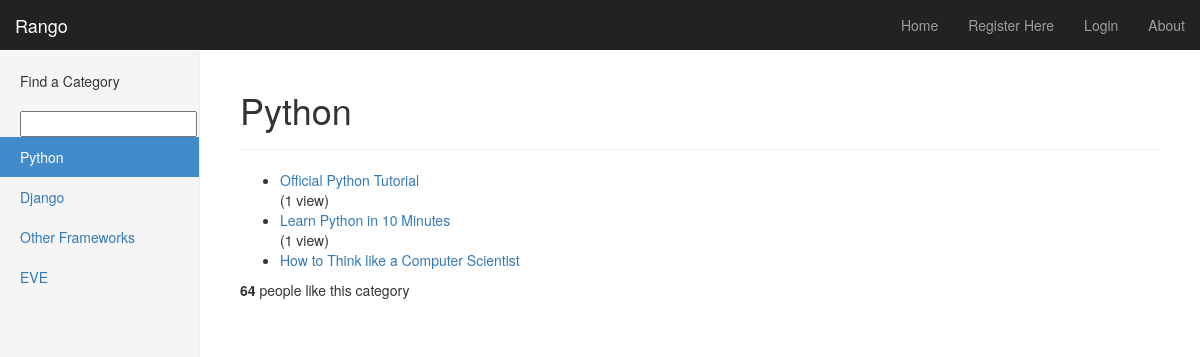
/rango/category/python/, run on an earlier commit of the app's database.
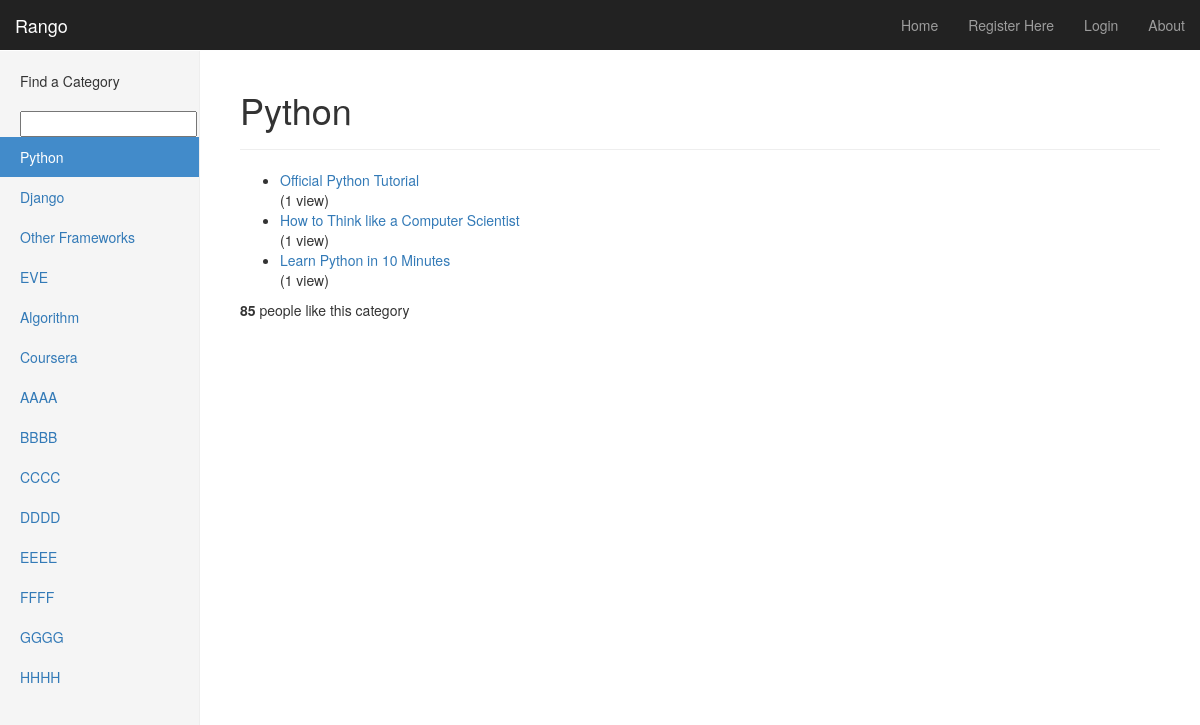
And on a later commit of the database.
### rango/models.py (models this page shows, shortened)
class Category(models.Model):
    name = models.CharField(max_length=128, unique=True)
    views = models.IntegerField(default=0)
    likes = models.IntegerField(default=0)
    slug = models.SlugField()

class Page(models.Model):
    category = models.ForeignKey(Category)
    title = models.CharField(max_length=128)
    url = models.URLField()
    views = models.IntegerField(default=0)

### rango/views.py (the view)
# urls.py: url(r'^category/(?P<category_name_slug>[\w\-]+)/add_page/$', views.add_page, name='add_page'),
def category(request, category_name_slug):
    context_dict = {}
    try:
        category = Category.objects.get(slug=category_name_slug)
        context_dict['category_name'] = category.name
        pages = Page.objects.filter(category=category).order_by('-views')
        context_dict['pages'] = pages
        context_dict['category'] = category
        context_dict['category_name_slug'] = category_name_slug
    except Category.DoesNotExist:
        pass
    return render(request, 'rango/category.html', context_dict)

### rango/templatetags/rango_extras.py (called while the page is built)
@register.inclusion_tag('rango/cats.html')
def get_category_list(cat=None):
    return {'cats': Category.objects.all(), 'act_cat': cat}

### templates/rango/category.html (shortened to what this page needs)
{% extends 'rango/base.html' %}
{% load staticfiles %}
{% block body_block %}
    <div class="page-header">
    <h1>{{ category_name }}</h1>
    </div>
    <div>
    {% if category %}
        {% if pages %}
        <ul>
                {% for page in pages %}
                <li><a href="{% url 'goto' %}?page_id={{page.id}}">{{ page.title }}</a></li>
                 {% if page.views > 1 %}
                 ({{ page.views }} views)
                 {% elif page.views == 1 %}
                 ({{ page.views }} view)
                 {% endif %}
                {% endfor %}
                </ul>
        {% else %}
                <strong>No pages currently in category.</strong>
                {% endif %}
        {% else %}
                 The specified category {{ category_name }} does not exist!
    {% endif %}
    <p>
    <strong id="like_count">{{ category.likes }}</strong> people like this category
    </p>
    </div>
{% endblock %}

### templates/rango/base.html (shortened to what this page needs)
<!DOCTYPE html>
{% load staticfiles %}
{% load rango_extras %}
<html lang="en">
  <head>
    <link href="{% static "css/bootstrap.min.css" %}" rel="stylesheet">
    <link href="{% static "css/dashboard.css" %}" rel="stylesheet">
  </head>
  <body>
    <div class="navbar navbar-inverse navbar-fixed-top" role="navigation">
      <div class="container-fluid">
        <div class="navbar-header">
          <a class="navbar-brand" href="/rango/">Rango</a>
        </div>
        <div class="navbar-collapse collapse">
          <ul class="nav navbar-nav navbar-right">
                <li><a href="{% url 'index' %}">Home</a></li>
                    {% if user.is_authenticated %}
                        <li><a href="{% url 'restricted' %}">Restricted Page</a></li>
                        <li><a href="{% url 'auth_logout' %}?next=/rango/">Logout</a></li>
                        <li><a href="{% url 'auth_password_change' %}">Password Change</a></li>
                        <li><a href="{% url 'add_category' %}">Add a New Category</a></li>
                        <li><a href="{% url 'profile' %}">Profile</a></li>
                    {% else %}
                        <li><a href="{% url 'registration_register' %}">Register Here</a></li>
                        <li><a href="{% url 'auth_login' %}">Login</a></li>
                    {% endif %}
                                <li><a href="{% url 'about' %}">About</a></li>
              </ul>
        </div>
      </div>
    </div>
    <div class="container-fluid">
      <div class="row">
        <div class="col-sm-3 col-md-2 sidebar">
		<ul class="nav nav-list">
			<li class="nav-header">Find a Category</li>
			<form>
			<li><input  class="search-query span10" type="text" name="suggestion" value="" id="suggestion" /></li>
			</form>
		</ul>
                {% block side_block %}
                {% get_category_list category %}
                {% endblock %}
        </div>
        <div class="col-sm-9 col-sm-offset-3 col-md-10 col-md-offset-2 main">
           <div>
                {% block body_block %}
                {% endblock %}
                </div>
        </div>
      </div>
    </div>
  </body>
</html>

### templates/rango/cats.html
{% if cats %}
    <ul class="nav nav-sidebar">
    {% for c in cats %}
        {% if c == act_cat %}<li class="active">{% else %}<li>{% endif %}
            <a href="{% url 'category'  c.slug %}">{{ c.name }}</a></li>
    {% endfor %}
{% else %}
    <li> <strong >There are no category present.</strong></li>
    </ul>
{% endif %}

### static/css/dashboard.css (style rules this page uses)
body { padding-top: 50px; }
.navbar-fixed-top { border: 0; }
.sidebar { display: none; }
@media (min-width: 768px) { .sidebar { position: fixed; top: 51px; bottom: 0; left: 0; z-index: 1000; display: block; padding: 20px; overflow-x: hidden; overflow-y: auto; background-color: #f5f5f5; border-right: 1px solid #eee; } }
.nav-sidebar { margin-right: -21px; margin-bottom: 20px; margin-left: -20px; }
.nav-sidebar > li > a { padding-right: 20px; padding-left: 20px; }
.nav-sidebar > .active > a, .nav-sidebar > .active > a:hover, .nav-sidebar > .active > a:focus { color: #fff; background-color: #428bca; }
.main { padding: 20px; }
@media (min-width: 768px) { .main { padding-right: 40px; padding-left: 40px; } }
.main .page-header { margin-top: 0; }

What changed in the data, as far as the page shows it:
changed Category "Python": likes "64" → "85"
added Category: name "Algorithm"
added Category: name "Coursera"
added Category: name "AAAA"
added Category: name "BBBB"
added Category: name "CCCC"
added Category: name "DDDD"
added Category: name "EEEE"
added Category: name "FFFF"
added Category: name "GGGG"
added Category: name "HHHH"
changed Page "How to Think like a Computer Scientist": views (not shown) → "1"; moves up the list
